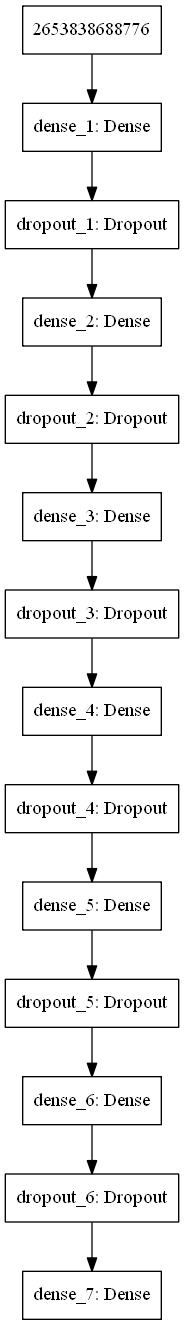

Reproduce this figure in Python.
import pandas as pd
from sklearn import datasets
from keras.models import Sequential
from sklearn.preprocessing import Normalizer
from sklearn.decomposition import PCA
from sklearn.cluster import KMeans
from sklearn.pipeline import make_pipeline
from keras.utils import to_categorical, plot_model
from sklearn.model_selection import train_test_split
from keras.layers import Dense,Dropout, BatchNormalization
import matplotlib.pyplot as plt
from scipy.stats import pearsonr
from sklearn.neighbors import KNeighborsClassifier
from scipy.cluster.hierarchy import linkage,dendrogram,fcluster
from sklearn.manifold import TSNE

#Read data
df = pd.read_csv('corona_confirmed.csv')
samples = list(df.pop('Province/State'))
samples_1 = list(df.pop('Country/Region'))
corona = df.values

#Find the correlation between features
feature_1 = corona[:,1]
feature_2 = corona[:,9]
plt.scatter(feature_1,feature_2)
plt.axis('equal')
plt.show()

correlation, pvalue = pearsonr(feature_1,feature_2)
print(correlation)

#Identify the principal components
normal = Normalizer()
pca = PCA()
kmeans = KMeans(n_clusters = 2)
pipeline = make_pipeline(normal,pca,kmeans)
pipeline.fit(corona)

features = range(pca.n_components_)
plt.bar(features,pca.explained_variance_)
plt.xlabel('PCA Features')
plt.ylabel('Variance')
plt.xticks(features)
plt.show()

#Exploratory Data Analysis
digits = datasets.load_digits()
x = digits.data
y = digits.target
y = to_categorical(y)

#splitting the dataset into training and testing
x_train,x_test,y_train,y_test = train_test_split(x,y, test_size = 0.3, stratify = y, random_state = 42)

#Creating a pipeline to normalize the data and calculate the knn score
normal_1 = Normalizer()
knn = KNeighborsClassifier(n_neighbors = 2)

pipeline_1 = make_pipeline(normal_1, knn)
pipeline_1.fit(x_train,y_train)
y_pred = pipeline_1.predict(x_test)
print(y_pred)
score = pipeline_1.score(x_test,y_test)
print(score)

#Creating a dendrogram  to identify the closely related regions
mergings = linkage(corona, method = 'complete')
dendrogram(mergings, labels = samples, leaf_rotation= 90, leaf_font_size= 15)
labels = fcluster(mergings, 2, criterion = 'distance')
print(labels)
plt.show()

#Creating a multilayer perceptron NN, compiling the model, training the model, predicting the y_labels and evaluating the test set
model = Sequential()
model.add(Dense(1000, activation = 'relu', input_shape= (x.shape[1],)))
model.add(Dropout(0.2))
model.add(Dense(800, activation = 'relu'))
model.add(Dropout(0.2))
model.add(Dense(600, activation = 'relu'))
model.add(Dropout(0.2))
model.add(Dense(400, activation = 'relu'))
model.add(Dropout(0.2))
model.add(Dense(200, activation = 'relu'))
model.add(Dropout(0.2))
model.add(Dense(50, activation = 'relu'))
model.add(Dropout(0.2))
model.add(Dense(y.shape[1], activation = 'softmax'))

model.compile(optimizer= 'adam', loss = 'categorical_crossentropy', metrics = ['accuracy'])
training = model.fit(x_train, y_train, epochs = 20, validation_split= 0.2)

model_pred = model.predict(x_test)
print(model_pred)

eval = model.evaluate(x_test, y_test)
print(eval)

#Summarising the model
model.summary()

#Batch Normalization model
model_1 = Sequential()
model_1.add(Dense(500, activation = 'relu', input_shape = (x.shape[1],)))
model_1.add(BatchNormalization())
model_1.add(Dense(250, activation = 'relu'))
model_1.add(BatchNormalization())
model_1.add(Dense(100, activation = 'relu'))
model_1.add(BatchNormalization())
model_1.add(Dense(y.shape[1], activation = 'softmax'))


model_1.compile(optimizer = 'adam', loss = 'categorical_crossentropy', metrics = ['accuracy'])
training_1 = model_1.fit(x_train, y_train, epochs = 20, validation_split = 0.2)
pred_1 = model_1.predict(x_test)
print(pred_1)

eval_1 = model_1.evaluate(x_test, y_test)
print(eval_1)

model_1.summary()


#plotting the val_acc
plt.plot(training.history['val_acc'],'b', training_1.history['val_acc'], 'r')
plt.xlabel('Epochs')
plt.ylabel('Validation score')
plt.show()

#Creating a TSNE model
model_1 = TSNE(learning_rate= 150, perplexity= 30)
transformed = model_1.fit_transform(corona)
xs = transformed[:,0]
ys = transformed[:,1]

#Labelling
plt.scatter(xs,ys,alpha = 0.5)
for a, b, c_virus in zip(xs, ys, samples):
    plt.annotate(c_virus, (a, b), fontsize=5, alpha=0.75)
plt.show()
plt.show()

#Illustrate the feedforward network model
plot_model(model, to_file = 'corona_model.png')
data = plt.imread('corona_model.png')
plt.imshow(data)
plt.show()
